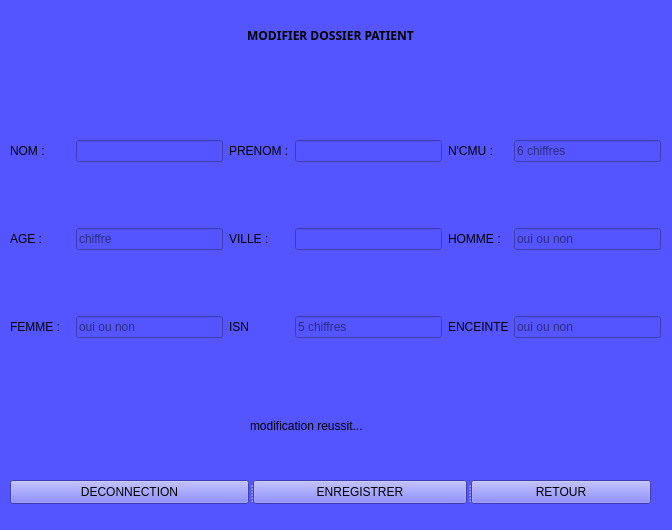
<?xml version="1.0" encoding="UTF-8"?>
<ui version="4.0">
 <class>Form</class>
 <widget class="QWidget" name="Form">
  <property name="geometry">
   <rect>
    <x>0</x>
    <y>0</y>
    <width>672</width>
    <height>530</height>
   </rect>
  </property>
  <property name="palette">
   <palette>
    <active>
     <colorrole role="Button">
      <brush brushstyle="SolidPattern">
       <color alpha="255">
        <red>85</red>
        <green>85</green>
        <blue>255</blue>
       </color>
      </brush>
     </colorrole>
     <colorrole role="Base">
      <brush brushstyle="SolidPattern">
       <color alpha="255">
        <red>85</red>
        <green>85</green>
        <blue>255</blue>
       </color>
      </brush>
     </colorrole>
     <colorrole role="Window">
      <brush brushstyle="SolidPattern">
       <color alpha="255">
        <red>85</red>
        <green>85</green>
        <blue>255</blue>
       </color>
      </brush>
     </colorrole>
    </active>
    <inactive>
     <colorrole role="Button">
      <brush brushstyle="SolidPattern">
       <color alpha="255">
        <red>85</red>
        <green>85</green>
        <blue>255</blue>
       </color>
      </brush>
     </colorrole>
     <colorrole role="Base">
      <brush brushstyle="SolidPattern">
       <color alpha="255">
        <red>85</red>
        <green>85</green>
        <blue>255</blue>
       </color>
      </brush>
     </colorrole>
     <colorrole role="Window">
      <brush brushstyle="SolidPattern">
       <color alpha="255">
        <red>85</red>
        <green>85</green>
        <blue>255</blue>
       </color>
      </brush>
     </colorrole>
    </inactive>
    <disabled>
     <colorrole role="Button">
      <brush brushstyle="SolidPattern">
       <color alpha="255">
        <red>85</red>
        <green>85</green>
        <blue>255</blue>
       </color>
      </brush>
     </colorrole>
     <colorrole role="Base">
      <brush brushstyle="SolidPattern">
       <color alpha="255">
        <red>85</red>
        <green>85</green>
        <blue>255</blue>
       </color>
      </brush>
     </colorrole>
     <colorrole role="Window">
      <brush brushstyle="SolidPattern">
       <color alpha="255">
        <red>85</red>
        <green>85</green>
        <blue>255</blue>
       </color>
      </brush>
     </colorrole>
    </disabled>
   </palette>
  </property>
  <property name="windowTitle">
   <string>Form</string>
  </property>
  <property name="autoFillBackground">
   <bool>false</bool>
  </property>
  <property name="styleSheet">
   <string notr="true">background-color: rgb(85, 85, 255);</string>
  </property>
  <widget class="QLabel" name="label">
   <property name="geometry">
    <rect>
     <x>160</x>
     <y>20</y>
     <width>341</width>
     <height>31</height>
    </rect>
   </property>
   <property name="font">
    <font>
     <family>Arial Black</family>
     <bold>true</bold>
    </font>
   </property>
   <property name="text">
    <string>MODIFIER DOSSIER PATIENT</string>
   </property>
   <property name="alignment">
    <set>Qt::AlignCenter</set>
   </property>
   <property name="wordWrap">
    <bool>false</bool>
   </property>
  </widget>
  <widget class="QSplitter" name="splitter_4">
   <property name="geometry">
    <rect>
     <x>10</x>
     <y>480</y>
     <width>641</width>
     <height>24</height>
    </rect>
   </property>
   <property name="orientation">
    <enum>Qt::Horizontal</enum>
   </property>
   <widget class="QPushButton" name="deconnection">
    <property name="maximumSize">
     <size>
      <width>350</width>
      <height>16777215</height>
     </size>
    </property>
    <property name="text">
     <string>DECONNECTION</string>
    </property>
   </widget>
   <widget class="QPushButton" name="enregistrer">
    <property name="text">
     <string>ENREGISTRER</string>
    </property>
   </widget>
   <widget class="QPushButton" name="retour">
    <property name="text">
     <string>RETOUR</string>
    </property>
   </widget>
  </widget>
  <widget class="QLabel" name="reussi">
   <property name="geometry">
    <rect>
     <x>250</x>
     <y>410</y>
     <width>161</width>
     <height>31</height>
    </rect>
   </property>
   <property name="text">
    <string>modification reussit...</string>
   </property>
  </widget>
  <widget class="QWidget" name="layoutWidget">
   <property name="geometry">
    <rect>
     <x>10</x>
     <y>80</y>
     <width>651</width>
     <height>321</height>
    </rect>
   </property>
   <layout class="QGridLayout" name="gridLayout">
    <item row="2" column="0">
     <widget class="QLabel" name="label_8">
      <property name="maximumSize">
       <size>
        <width>60</width>
        <height>16777215</height>
       </size>
      </property>
      <property name="text">
       <string>FEMME :</string>
      </property>
     </widget>
    </item>
    <item row="1" column="4">
     <widget class="QLabel" name="label_6">
      <property name="maximumSize">
       <size>
        <width>60</width>
        <height>16777215</height>
       </size>
      </property>
      <property name="text">
       <string>HOMME :</string>
      </property>
     </widget>
    </item>
    <item row="0" column="5">
     <widget class="QLineEdit" name="ncmu">
      <property name="placeholderText">
       <string>6 chiffres</string>
      </property>
     </widget>
    </item>
    <item row="0" column="4">
     <widget class="QLabel" name="label_4">
      <property name="minimumSize">
       <size>
        <width>60</width>
        <height>0</height>
       </size>
      </property>
      <property name="maximumSize">
       <size>
        <width>60</width>
        <height>16777215</height>
       </size>
      </property>
      <property name="text">
       <string>N'CMU :</string>
      </property>
     </widget>
    </item>
    <item row="1" column="1">
     <widget class="QLineEdit" name="age">
      <property name="placeholderText">
       <string>chiffre</string>
      </property>
     </widget>
    </item>
    <item row="1" column="2">
     <widget class="QLabel" name="label_7">
      <property name="minimumSize">
       <size>
        <width>60</width>
        <height>0</height>
       </size>
      </property>
      <property name="maximumSize">
       <size>
        <width>60</width>
        <height>16777215</height>
       </size>
      </property>
      <property name="text">
       <string>VILLE :</string>
      </property>
     </widget>
    </item>
    <item row="0" column="3">
     <widget class="QLineEdit" name="prenom"/>
    </item>
    <item row="1" column="3">
     <widget class="QLineEdit" name="vill"/>
    </item>
    <item row="0" column="1">
     <widget class="QLineEdit" name="nom"/>
    </item>
    <item row="0" column="0">
     <widget class="QLabel" name="label_2">
      <property name="enabled">
       <bool>true</bool>
      </property>
      <property name="minimumSize">
       <size>
        <width>60</width>
        <height>0</height>
       </size>
      </property>
      <property name="maximumSize">
       <size>
        <width>0</width>
        <height>16777215</height>
       </size>
      </property>
      <property name="text">
       <string>NOM :</string>
      </property>
     </widget>
    </item>
    <item row="1" column="5">
     <widget class="QLineEdit" name="h">
      <property name="placeholderText">
       <string>oui ou non</string>
      </property>
     </widget>
    </item>
    <item row="2" column="1">
     <widget class="QLineEdit" name="f">
      <property name="placeholderText">
       <string>oui ou non</string>
      </property>
     </widget>
    </item>
    <item row="1" column="0">
     <widget class="QLabel" name="label_5">
      <property name="maximumSize">
       <size>
        <width>60</width>
        <height>16777215</height>
       </size>
      </property>
      <property name="text">
       <string>AGE :</string>
      </property>
     </widget>
    </item>
    <item row="0" column="2">
     <widget class="QLabel" name="label_3">
      <property name="maximumSize">
       <size>
        <width>60</width>
        <height>16777215</height>
       </size>
      </property>
      <property name="text">
       <string>PRENOM :</string>
      </property>
     </widget>
    </item>
    <item row="2" column="5">
     <widget class="QLineEdit" name="e">
      <property name="placeholderText">
       <string>oui ou non</string>
      </property>
     </widget>
    </item>
    <item row="2" column="4">
     <widget class="QLabel" name="label_9">
      <property name="maximumSize">
       <size>
        <width>60</width>
        <height>16777215</height>
       </size>
      </property>
      <property name="text">
       <string>ENCEINTE :</string>
      </property>
     </widget>
    </item>
    <item row="2" column="2">
     <widget class="QLabel" name="label_10">
      <property name="maximumSize">
       <size>
        <width>60</width>
        <height>16777215</height>
       </size>
      </property>
      <property name="text">
       <string>ISN</string>
      </property>
     </widget>
    </item>
    <item row="2" column="3">
     <widget class="QLineEdit" name="isn">
      <property name="placeholderText">
       <string>5 chiffres</string>
      </property>
     </widget>
    </item>
   </layout>
  </widget>
  <widget class="QLabel" name="ville">
   <property name="geometry">
    <rect>
     <x>53</x>
     <y>300</y>
     <width>16</width>
     <height>16</height>
    </rect>
   </property>
   <property name="text">
    <string/>
   </property>
  </widget>
 </widget>
 <resources/>
 <connections/>
</ui>
